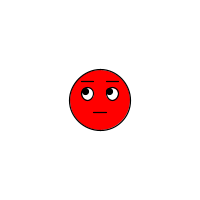
Frame 1 (no input)
Frame 60 (the mouse pressed at the canvas centre just before this capture): identical to frame 1, image omitted
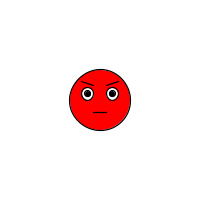
Frame 120 (the mouse held since frame 60 and released just before this capture)

The Processing sketch that drew these frames (run headless with seeded random() and noise(); from frame 60 on, the mouse is pressed at the canvas centre):

// Processing sketch: processing_14127
// ── processing_14127.pde

//setting up values
int ebinner=0;
int blobr=0;
int blobg=0;
int blobb=250;
color colour=color(255,0,0);


//A Basic setup
void setup() {
  size(200,200);
  background(255);
  smooth();
}

//Defining a function "blob"
  void blob(int x, int y, color c, int r, float s)
  {
    int blobx=x;
    int bloby=y;
    color col=c;
    int rot=r;
    float big=s;

    background(255);
    
    translate(blobx,bloby);//controls the position
    rotate(radians(rot));//controls the rotation
    scale(big);//controls the size
  
    //Blobs "Body"
    fill (col);
    ellipse(0,0,50,50);

    //Blobs left eye
    fill(255);
    ellipse(-10,-5,10,10);
  
    //Blobs right eye
    fill(255);
    ellipse(10,-5,10,10);
  
    /*
    Blobs left pupil, moves with mouse,
    but not as far as the mouse (mouse/40)
    */
    fill(0);
    ellipse(-12+mouseX/40,-7+mouseY/40,5,5);
  
     //Blobs right pupil, same as with the left one
    fill(0);
    ellipse(8+mouseX/40,-7+mouseY/40,5,5);

    //Blobs mouth
    line(-5,+10,+5,+10);
  
    //Blobs left eyebrow
    line(-15,-15,-5,-15+ebinner);
  
    //Blobs right eyebrow
    line(+5,-15+ebinner,+15,-15);
 
    }
 
     void mousePressed() {

        if(ebinner==0)//if not angry
        {ebinner=3;}//-->get angry
        else if(ebinner==3)//if angry
        {ebinner=0;}//-->get not angry
      }
      
 //call the "blob" function 

void draw(){
  blob(100, 100, colour, 0, 1.2);//Position X&Y, color, rotation, size multiplicator
}

                                
